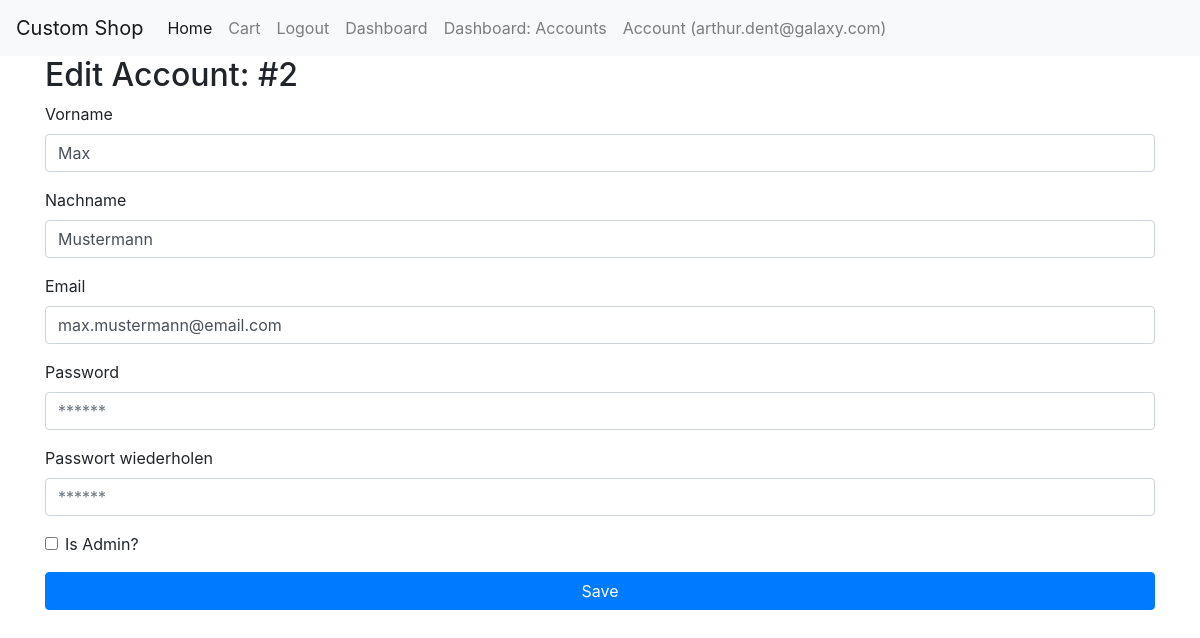
Screenshot of /dashboard/accounts/edit/2 (signed in) with the database file from the repository.
### tables this page shows
CREATE TABLE IF NOT EXISTS `users` (
                                       `id` int(11) NOT NULL AUTO_INCREMENT,
                                       `firstname` varchar(255) NOT NULL,
                                       `lastname` varchar(255) NOT NULL,
                                       `email` varchar(255) NOT NULL COMMENT '= username',
                                       `password` varchar(255) NOT NULL COMMENT 'Password Hash',
                                       `is_admin` tinyint(1) NOT NULL,
                                       `is_deleted` tinyint(1) DEFAULT NULL,
                                       PRIMARY KEY (`id`),
                                       UNIQUE KEY `email` (`email`)
);

### core/View.php (called while the page is built, shortened)
<?php
class View
{
    public static function load (string $view, array $params = [], string $layout = 'main')
    {
        require_once __DIR__ . "/../resources/views/layouts/$layout.php";
    }
}

### index.php (called while the page is built, shortened)
<?php
$app = new \Core\Bootstrap();

### core/Helpers/Config.php (called while the page is built, shortened)
<?php
class Config
{
    public static function get ($configString = '', $default = null)
    {
        if (strlen($configString) >= 3) {
            $filename = explode('.', $configString)[0];
            $key = explode('.', $configString)[1];
            $config = require __DIR__ . "/../../config/$filename.php";
            if (array_key_exists($key, $config)) {
                return $config[$key];
            } else {
                return $default;
            }
        }
    }
}

### config/database.php (called while the page is built)
<?php
return [
    'host' => 'mariadb',
    'username' => 'root',
    'password' => 'password',
    'dbname' => 'mvc',
    'port' => 3306
];

### core/Database.php (called while the page is built, shortened)
<?php
class Database
{
    private $link;
    public function __construct ()
    {
        $this->link = new \mysqli(
            Config::get('database.host'),
            Config::get('database.username'),
            Config::get('database.password'),
            Config::get('database.dbname'),
            Config::get('database.port', 3306)
        );
        $this->link->set_charset('utf8');
    }
    public function query (string $sql, array $params = [])
    {
        $this->stmt = $this->link->prepare($sql);
        if (count($params) >= 1) {
            $paramTypes = [];
            $paramValues = [];
            foreach ($params as $key => $value) {
                $paramTypes[] = explode(':', $key)[0];
                $_value = $value;
                $paramValues[] = &$_value;
            }
            $paramString = implode('', $paramTypes);
            array_unshift($paramValues, $paramString);
            @call_user_func_array([$this->stmt, 'bind_param'], $paramValues);
        }
        $this->stmt->execute();
        $result = $this->stmt->get_result();
        return $result->fetch_all(MYSQLI_ASSOC);
    }
}

### core/Models/ModelTrait.php (called while the page is built, shortened)
<?php
trait ModelTrait
{
    public static function find (int $id)
    {
        $db = new Database();
        $tableName = self::$tableName;
        $result = $db->query("SELECT * FROM {$tableName} WHERE id = ?", [
            'i:id' => $id
        ]);
        $data = new self($result[0]);
        return $data;
    }
}

### app/Models/User.php (called while the page is built, shortened)
<?php
class User
{
    public function fill (array $data = [])
    {
        $this->id = $data['id'];
        $this->firstname = $data['firstname'];
        $this->lastname = $data['lastname'];
        $this->email = $data['email'];
    }
}

### resources/views/admin/account-edit.view.php (the view, shortened to what this page needs)
<h2>Edit Account: #<?php echo $user->id; ?></h2>
<form action="dashboard/accounts/do-edit/<?php echo $user->id; ?>" method="post">
    <div class="form-group">
        <label for="firstname">Vorname</label>
        <input name="firstname" class="form-control" placeholder="Vorname" type="text" value="<?php echo $user->firstname; ?>">
    </div>
    <div class="form-group">
        <label for="lastname">Nachname</label>
        <input name="lastname" class="form-control" placeholder="Nachname" type="text" value="<?php echo $user->lastname; ?>">
    </div>
    <div class="form-group">
        <label for="email">Email</label>
        <input name="email" class="form-control" placeholder="Email" type="email" value="<?php echo $user->email; ?>">
    </div>
    <div class="form-group">
        <label for="password">Password</label>
        <input class="form-control" placeholder="******" type="password" name="password">
    </div>
    <div class="form-group">
        <label for="password2">Passwort wiederholen</label>
        <input class="form-control" placeholder="******" type="password" name="password2">
    </div>
    <div class="form-group form-check">
        <?php
        $isCheckedParticle = '';
        ?>
        <input type="checkbox" class="form-check-input" name="isAdmin"<?php echo $isCheckedParticle?>>
        <label for="isAdmin" class="form-check-label">Is Admin?</label>
    </div>
    <div class="form-group">
        <button type="submit" class="btn btn-primary btn-block">Save</button>
    </div>
</form>

### rows the page displays
users: id "2", firstname "Max", lastname "Mustermann", email "max.mustermann@email.com"
